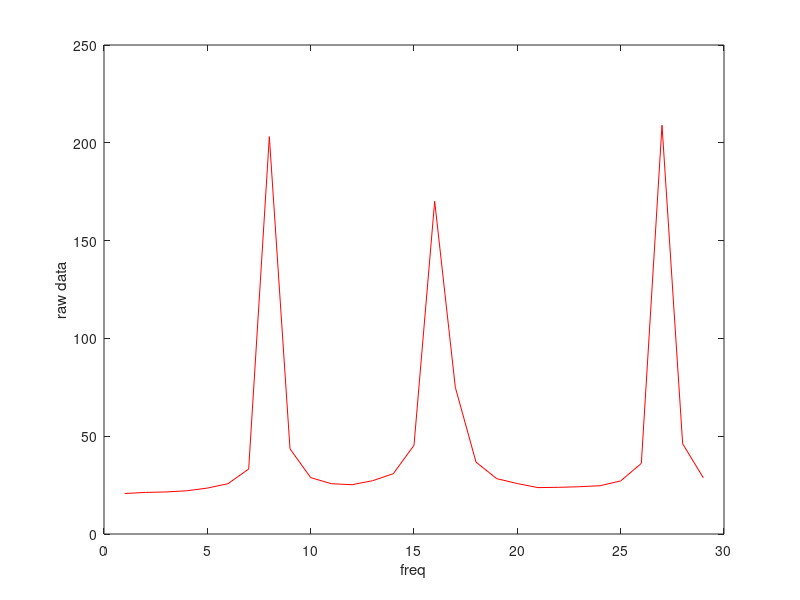

This figure's MATLAB source: (Note: this script raises an error after producing the figure.)

clear all;
close all;
addpath D:\spm12

lookforstr='envelope'
%lookforstr='phase/amp';
N=1000;
Nt=512;
t=1:Nt;
x=zeros(N,Nt);y=x;
Nf=30;
for tr=1:N,
    phase1=rand(1)*2*pi;
    phase2=rand(1)*2*pi;
    rphase1=rand(1)*2*pi;
    rphase2=rand(1)*2*pi;

    a1=randn(1);
    a2=randn(1);
    a3=randn(1);
    %% linear interation at lowest freq (t/10)
    %% non-linear coupling between lowest and medium freq (t/5)
    %% just envelope coupling at hightest freq (t/3)
    x(tr,:)=a1*sin(t/10+phase1)+a2*sin(t/5+phase2)+a3*sin(t/3+rphase1)+randn(1,Nt);
    y(tr,:)=a1*cos(t/10+phase1)+a1*cos(t/5+phase2)+a3*sin(t/3+rphase2)+randn(1,Nt);
    fy=fft(y(tr,:));
    fx=fft(x(tr,:));
    
    fY(tr,:)=fy(2:Nf);
    fX(tr,:)=fx(2:Nf);
end;

plot(mean(abs(fX)),'r');
ylabel('raw data')
xlabel('freq')

switch lookforstr,
    case 'phase/amp'
        X=[real(fX) imag(fX)]; % phase/amp
        Y=[real(fY) imag(fY)];
    case 'envelope',
        X=abs(fX); % envelope
        Y=abs(fY);
    case 'phase'
        X=angle(fX);
        Y=angle(fY);
end;
X=X-mean(X);
Y=Y-mean(Y);

CVA=spm_cva(Y,X);

Nsig=length(find(CVA.p<0.05)); %% number significant components

for f=1:Nsig,
    normV=cov(CVA.Y)*CVA.V;
    normW=cov(CVA.X)*CVA.W;
    figure;
    try,
        subplot(2,1,1);
        plot(1:Nf-1,normW(1:Nf-1,f),'g',1:Nf-1,normW(Nf:2*(Nf-1),f),'r');
        legend('real','imag')
        ylabel('W (design)')
        subplot(2,1,2);
        plot(1:Nf-1,normV(1:Nf-1,f),'g',1:Nf-1,normV(Nf:2*(Nf-1),f),'r');
        ylabel('V (data)')
        xlabel('freq')
    catch
        subplot(2,1,1);
        plot(1:Nf-1,normW(1:Nf-1,f),'r-o');
        ylabel('W (design)')
        subplot(2,1,2);
        plot(1:Nf-1,normV(1:Nf-1,f),'m-o');
        ylabel('V (data)')
        xlabel('freq')
    end;

    title(sprintf('mode %d, p<%3.2f',f,CVA.p(f)))
    %% CVA.V(:,1) etc are the canonical vectors for the Y
    % CVA.v is the canonical variate (=Y*CVA.V)

    %% CVA.W(:,1) etc are the canonical vectors for the X
    % CVA.w is the canonical variate (=X*CVA.W)
    %% for some reason CVA.W is not set of eigenvectors (but CVA.V is).. need to check


end;

